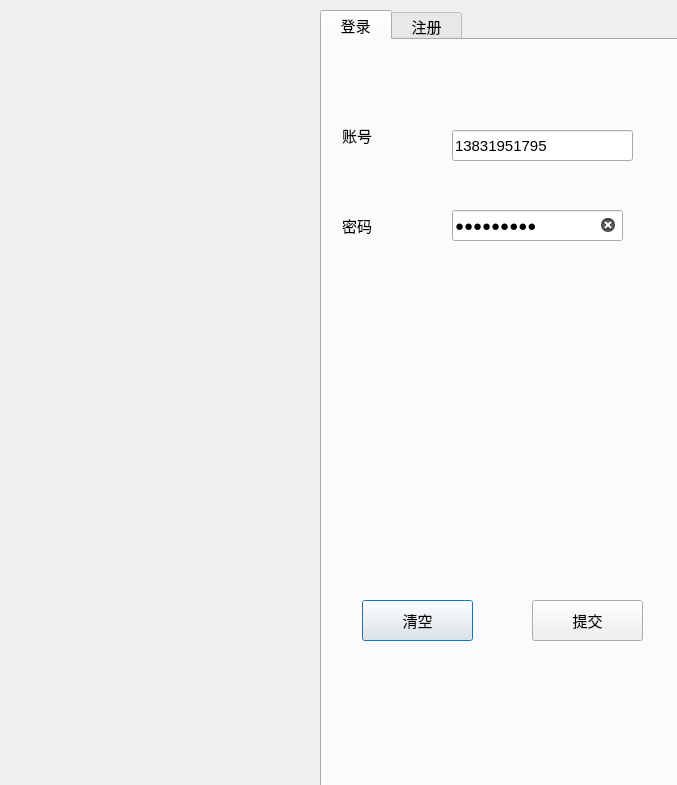
<?xml version="1.0" encoding="UTF-8"?>
<ui version="4.0">
 <class>LoginDialog</class>
 <widget class="QDialog" name="LoginDialog">
  <property name="geometry">
   <rect>
    <x>0</x>
    <y>0</y>
    <width>677</width>
    <height>785</height>
   </rect>
  </property>
  <property name="windowTitle">
   <string>Dialog</string>
  </property>
  <widget class="QTabWidget" name="tw_page">
   <property name="geometry">
    <rect>
     <x>320</x>
     <y>10</y>
     <width>361</width>
     <height>861</height>
    </rect>
   </property>
   <property name="font">
    <font>
     <pointsize>11</pointsize>
    </font>
   </property>
   <property name="currentIndex">
    <number>0</number>
   </property>
   <widget class="QWidget" name="page_1">
    <attribute name="title">
     <string>  登录  </string>
    </attribute>
    <widget class="QPushButton" name="pb_clear">
     <property name="geometry">
      <rect>
       <x>40</x>
       <y>560</y>
       <width>111</width>
       <height>41</height>
      </rect>
     </property>
     <property name="text">
      <string>清空</string>
     </property>
    </widget>
    <widget class="QPushButton" name="pd_commit">
     <property name="geometry">
      <rect>
       <x>210</x>
       <y>560</y>
       <width>111</width>
       <height>41</height>
      </rect>
     </property>
     <property name="text">
      <string>提交</string>
     </property>
    </widget>
    <widget class="QLabel" name="lb_tel">
     <property name="geometry">
      <rect>
       <x>20</x>
       <y>80</y>
       <width>91</width>
       <height>31</height>
      </rect>
     </property>
     <property name="font">
      <font>
       <pointsize>11</pointsize>
      </font>
     </property>
     <property name="text">
      <string>账号</string>
     </property>
    </widget>
    <widget class="QLabel" name="lb_password">
     <property name="geometry">
      <rect>
       <x>20</x>
       <y>170</y>
       <width>61</width>
       <height>31</height>
      </rect>
     </property>
     <property name="text">
      <string>密码</string>
     </property>
    </widget>
    <widget class="QLineEdit" name="le_tel">
     <property name="geometry">
      <rect>
       <x>130</x>
       <y>90</y>
       <width>181</width>
       <height>31</height>
      </rect>
     </property>
     <property name="toolTip">
      <string>&lt;html&gt;&lt;head/&gt;&lt;body&gt;&lt;p&gt;请输入8-11位账号&lt;/p&gt;&lt;/body&gt;&lt;/html&gt;</string>
     </property>
     <property name="text">
      <string>13831951795</string>
     </property>
    </widget>
    <widget class="QLineEdit" name="le_password">
     <property name="geometry">
      <rect>
       <x>130</x>
       <y>170</y>
       <width>171</width>
       <height>31</height>
      </rect>
     </property>
     <property name="text">
      <string>123456789</string>
     </property>
     <property name="echoMode">
      <enum>QLineEdit::Password</enum>
     </property>
     <property name="clearButtonEnabled">
      <bool>true</bool>
     </property>
    </widget>
   </widget>
   <widget class="QWidget" name="page_2">
    <attribute name="title">
     <string>  注册  </string>
    </attribute>
    <widget class="QPushButton" name="pb_clear_rigister">
     <property name="geometry">
      <rect>
       <x>10</x>
       <y>410</y>
       <width>101</width>
       <height>41</height>
      </rect>
     </property>
     <property name="text">
      <string>清空</string>
     </property>
    </widget>
    <widget class="QPushButton" name="pd_commit_rigister">
     <property name="geometry">
      <rect>
       <x>240</x>
       <y>410</y>
       <width>101</width>
       <height>41</height>
      </rect>
     </property>
     <property name="text">
      <string>提交</string>
     </property>
    </widget>
    <widget class="QLabel" name="lb_password_rigister">
     <property name="geometry">
      <rect>
       <x>20</x>
       <y>120</y>
       <width>81</width>
       <height>21</height>
      </rect>
     </property>
     <property name="text">
      <string>密码</string>
     </property>
    </widget>
    <widget class="QLabel" name="lb_tel_rigister">
     <property name="geometry">
      <rect>
       <x>20</x>
       <y>30</y>
       <width>71</width>
       <height>21</height>
      </rect>
     </property>
     <property name="text">
      <string>账号</string>
     </property>
    </widget>
    <widget class="QLineEdit" name="le_tel_rigister">
     <property name="geometry">
      <rect>
       <x>170</x>
       <y>30</y>
       <width>161</width>
       <height>31</height>
      </rect>
     </property>
     <property name="toolTip">
      <string>&lt;html&gt;&lt;head/&gt;&lt;body&gt;&lt;p&gt;输入8-11位手机号&lt;/p&gt;&lt;/body&gt;&lt;/html&gt;</string>
     </property>
    </widget>
    <widget class="QLineEdit" name="le_password_rigister">
     <property name="geometry">
      <rect>
       <x>170</x>
       <y>110</y>
       <width>161</width>
       <height>31</height>
      </rect>
     </property>
     <property name="toolTip">
      <string>&lt;html&gt;&lt;head/&gt;&lt;body&gt;&lt;p&gt;输入密码&lt;/p&gt;&lt;/body&gt;&lt;/html&gt;</string>
     </property>
     <property name="echoMode">
      <enum>QLineEdit::Password</enum>
     </property>
     <property name="clearButtonEnabled">
      <bool>true</bool>
     </property>
    </widget>
    <widget class="QLabel" name="lb_password_rigister_2">
     <property name="geometry">
      <rect>
       <x>20</x>
       <y>150</y>
       <width>121</width>
       <height>31</height>
      </rect>
     </property>
     <property name="text">
      <string>确认密码</string>
     </property>
    </widget>
    <widget class="QLabel" name="lb_name_rigister">
     <property name="geometry">
      <rect>
       <x>20</x>
       <y>200</y>
       <width>81</width>
       <height>21</height>
      </rect>
     </property>
     <property name="text">
      <string>昵称</string>
     </property>
    </widget>
    <widget class="QLineEdit" name="le_password_rigister_2">
     <property name="geometry">
      <rect>
       <x>170</x>
       <y>150</y>
       <width>161</width>
       <height>31</height>
      </rect>
     </property>
     <property name="toolTip">
      <string>&lt;html&gt;&lt;head/&gt;&lt;body&gt;&lt;p&gt;请重复输入密码&lt;/p&gt;&lt;/body&gt;&lt;/html&gt;</string>
     </property>
     <property name="echoMode">
      <enum>QLineEdit::Password</enum>
     </property>
     <property name="clearButtonEnabled">
      <bool>true</bool>
     </property>
    </widget>
    <widget class="QLineEdit" name="le_name_rigister">
     <property name="geometry">
      <rect>
       <x>170</x>
       <y>190</y>
       <width>161</width>
       <height>31</height>
      </rect>
     </property>
     <property name="toolTip">
      <string>&lt;html&gt;&lt;head/&gt;&lt;body&gt;&lt;p&gt;输入10位以内昵称&lt;/p&gt;&lt;/body&gt;&lt;/html&gt;</string>
     </property>
    </widget>
   </widget>
  </widget>
  <widget class="QLabel" name="label">
   <property name="geometry">
    <rect>
     <x>0</x>
     <y>10</y>
     <width>321</width>
     <height>841</height>
    </rect>
   </property>
   <property name="text">
    <string/>
   </property>
   <property name="pixmap">
    <pixmap resource="resource.qrc">:/images/register.png</pixmap>
   </property>
   <property name="scaledContents">
    <bool>true</bool>
   </property>
  </widget>
 </widget>
 <tabstops>
  <tabstop>le_tel_rigister</tabstop>
  <tabstop>le_password_rigister</tabstop>
  <tabstop>le_password_rigister_2</tabstop>
  <tabstop>le_name_rigister</tabstop>
  <tabstop>pd_commit_rigister</tabstop>
  <tabstop>pb_clear_rigister</tabstop>
  <tabstop>tw_page</tabstop>
  <tabstop>le_tel</tabstop>
  <tabstop>le_password</tabstop>
  <tabstop>pd_commit</tabstop>
  <tabstop>pb_clear</tabstop>
 </tabstops>
 <resources>
  <include location="resource.qrc"/>
 </resources>
 <connections/>
</ui>
